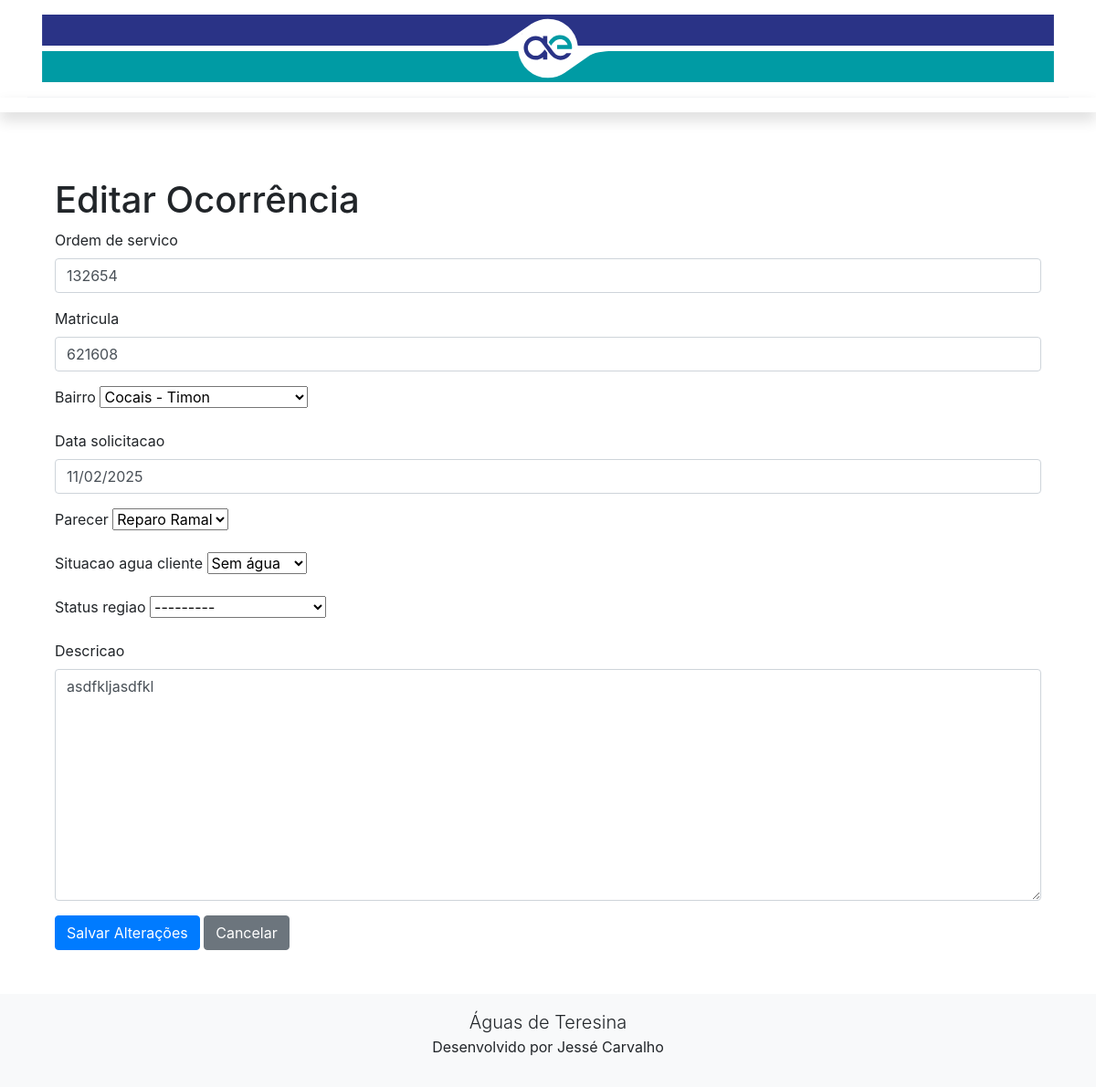
Page /editar/5/ on the committed database.
### ocorrencia/models.py (models this page shows, shortened)
class Ocorrencia(models.Model):
    ordem_de_servico = models.IntegerField(null=True, blank=True)
    matricula = models.IntegerField(null=True, blank=True)
    bairro = models.ForeignKey(Bairro, on_delete=models.CASCADE, related_name="ocorrencias", null=True, blank=True)
    data_solicitacao = models.DateField(null=True, blank=True)
    parecer = models.ForeignKey(Parecer, on_delete=models.SET_NULL, null=True, blank=True, related_name="ocorrencias")
    situacao_agua_cliente = models.ForeignKey(SituacaoAguaCliente, on_delete=models.SET_NULL, null=True, blank=True, related_name="ocorrencias")
    status_regiao = models.ForeignKey(StatusRegiao, on_delete=models.SET_NULL, null=True, blank=True, related_name="ocorrencias")
    descricao = models.TextField(null=True, blank=True)

class Parecer(models.Model):
    descricao = models.CharField(max_length=100)
    def __str__(self):
        return self.descricao

class SituacaoAguaCliente(models.Model):
    descricao = models.CharField(max_length=100)
    def __str__(self):
        return self.descricao

class StatusRegiao(models.Model):
    descricao = models.CharField(max_length=100)
    def __str__(self):
        return self.descricao

### ocorrencia/views.py (the view)
# urls.py: path('editar/<int:id>/', editar_ocorrencia, name='editar_ocorrencia'),
def editar_ocorrencia(request, id):
    ocorrencia = get_object_or_404(Ocorrencia, id=id)
    if request.method == 'POST':
        form = OcorrenciaForm(request.POST, instance=ocorrencia)
        if form.is_valid():
            form.save()
            return redirect('lista_ocorrencia')
    else:
        form = OcorrenciaForm(instance=ocorrencia)
    return render(request, 'ocorrencia/editar_ocorrencia.html', {'form': form})

### ocorrencia/forms.py
class OcorrenciaForm(forms.ModelForm):
    class Meta:
        model = Ocorrencia
        fields = '__all__'

### ocorrencia/models.py (called while the page is built)
    def __str__(self):
        return f"{self.nome} - {self.unidade.nome}"

### ocorrencia/templates/ocorrencia/editar_ocorrencia.html (shortened to what this page needs)
{% extends 'ocorrencia/modelo.html' %}
{% load static %}
{% load crispy_forms_tags %}
{% block conteudo %}
<div class="container mt-4">
    <h1>Editar Ocorrência</h1>
    <form method="post">
        {{ form|crispy }}
        <button type="submit" class="btn btn-primary">Salvar Alterações</button>
        <a href="{% url 'lista_ocorrencia' %}" class="btn btn-secondary">Cancelar</a>
    </form>
</div>
{% endblock %}

### rows in the picture
Ocorrencia: ordem_de_servico "132654", matricula "621608", bairro "Cocais - Timon", data_solicitacao "11/02/2025", parecer "Reparo Ramal", situacao_agua_cliente "Sem água", status_regiao "---------"
Parecer: descricao "asdfkljasdfkl"
